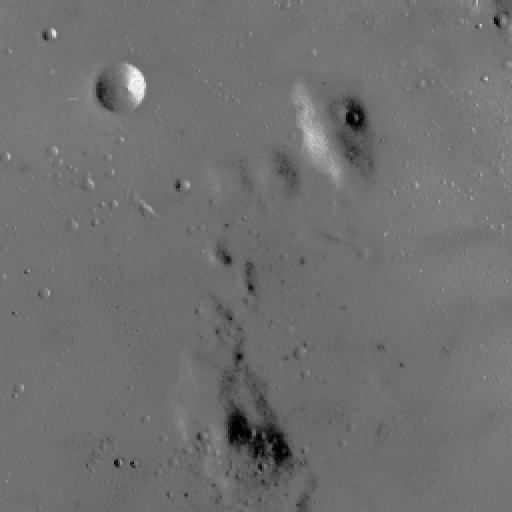
#> input picture skimage.data.moon(), 512 x 512 px
$ jupyter execute Lab4.ipynb   (older library calls are emulated)
#> lines starting #> are read from the running program, lines starting #| are printed output that depends on the picture; after the words box and inside, x2 and y2 are one past the last pixel; in counts of white or black regions, pixels touching at a corner belong together
# ARTI 404 – Image Processing
## Lab 4: Intensity Transformations and Filtering – Spatial Domain

**College of Computer Science and Information Technology – Department of Computer Engineering**
**Imam Abdulrahman Bin Faisal University – 2025/2026**

| | |
|---|---|
| **Student Name** | Nawaf Alghamdi |
| **Student ID** | 2240007352|

**Session outcome (Outcome #2):** Write a program that implements fundamental image processing algorithms.

**Contents**
1. **Procedural tasks**
   - Task 1 – Thresholding with fixed threshold values (Parrot image)
   - Task 2 – Histogram processing: contrast stretching between the 2nd and 98th percentiles (moon image)
2. **Assessment tasks**
   - Task 1 – Contrast stretching between the 3rd and 80th percentiles + histogram
   - Task 2 – Histogram equalization with `exposure.equalize_hist` + histogram
   - Task 3 – Histogram matching: Chelsea image matched to the rocket image (reference)

## 0. Setup
Libraries used: OpenCV, NumPy, Pillow, scikit-image and Matplotlib.
Input images are kept in the `images/` folder and every figure produced by this notebook is saved in the `outputs/` folder.

[cell 1]
import os
import cv2
import numpy as np
import matplotlib
import matplotlib.pyplot as plt
import skimage
from PIL import Image
from skimage import data, img_as_float, img_as_ubyte
from skimage import exposure

IMG_DIR = 'images'    # input images used in this lab
OUT_DIR = 'outputs'   # figures produced by this notebook
os.makedirs(IMG_DIR, exist_ok=True)
os.makedirs(OUT_DIR, exist_ok=True)

print('OpenCV      :', cv2.__version__)
print('NumPy       :', np.__version__)
print('scikit-image:', skimage.__version__)
print('Matplotlib  :', matplotlib.__version__)

The moon, rocket and Chelsea images come from `skimage.data`. A copy of each is saved to `images/` so the
submission folder contains every image used in this lab (the Parrot image is already in `images/Parrot.png`).

[cell 2]
samples = {'moon.png': data.moon(), 'rocket.png': data.rocket(), 'chelsea.png': data.chelsea()}
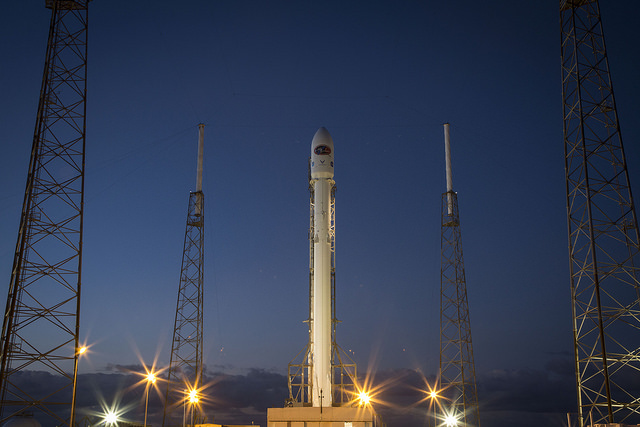
#> input picture skimage.data.rocket(), 640 x 427 px
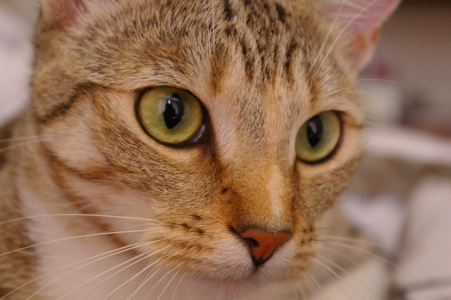
#> input picture skimage.data.chelsea(), 451 x 300 px
for name, im in samples.items():
    Image.fromarray(im).save(os.path.join(IMG_DIR, name))
    print(f'saved images/{name:12s} shape={im.shape}, dtype={im.dtype}')
#> this loop made 3 passes
#> name on passes 1 to 3: 'moon.png', 'rocket.png', 'chelsea.png'
#> (printed output is left out)

print('images folder:', sorted(os.listdir(IMG_DIR)))
#| images folder: ['Parrot.png']

---
# Part A – Procedural Tasks

## Task 1: Thresholding
### Step 1: Apply thresholding with a fixed threshold on an image

Thresholding converts a grayscale image into a **binary** image. With `cv2.THRESH_BINARY`, every pixel whose
intensity is **greater than** the threshold *T* becomes white (255, foreground) and every other pixel becomes
black (0, background):

$$ g(x,y) = \begin{cases} 255 & f(x,y) > T \\ 0 & f(x,y) \le T \end{cases} $$

The image is thresholded with *T* = 0, 50, 100, 150 and 200.

> **Note:** the manual's code displays results with `cv2.imshow()`, which opens separate desktop windows and does
> not keep the result inside the notebook. The same OpenCV thresholding code is used below, but the images are shown
> with Matplotlib so the outputs stay visible in the notebook and can be included in the report.

[cell 3]
# Load the image in grayscale
img = cv2.imread(os.path.join(IMG_DIR, 'Parrot.png'), cv2.IMREAD_GRAYSCALE)
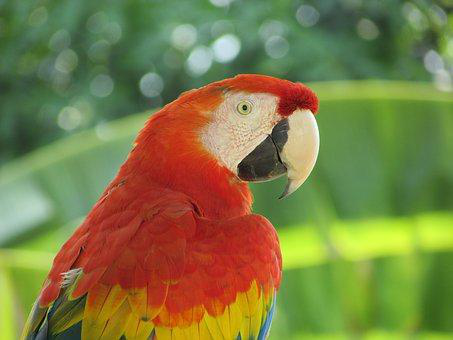
#> input picture Lab4/images/Parrot.png, 453 x 340 px
assert img is not None, 'Parrot.png was not found in the images folder'
print('Parrot (grayscale):', img.shape, img.dtype, '| min =', img.min(), '| max =', img.max(),
      '| mean = %.1f' % img.mean())
#| Parrot (grayscale): (340, 453) uint8 | min = 0 | max = 252 | mean = 117.8

# Set the threshold values
threshold_values = [0, 50, 100, 150, 200]

# Apply thresholding with different threshold values
thresholded = []
for threshold_value in threshold_values:
    ret, thresh = cv2.threshold(img, threshold_value, 255, cv2.THRESH_BINARY)
    thresholded.append((threshold_value, thresh))
    white = 100 * np.count_nonzero(thresh) / thresh.size
    print(f'T = {threshold_value:3d}  ->  {white:5.1f}% of the pixels are white (foreground)')
#> this loop made 5 passes
#> (ret, white) on passes 1 to 5: (0, 100), (50, 99.09), (100, 62.88), (150, 19.03), (200, 3.04)
#> (printed output is left out)
#> pass 1, `ret, thresh = cv2.threshold(img, threshold_value, 255, cv2.THRESH_BINA..`:
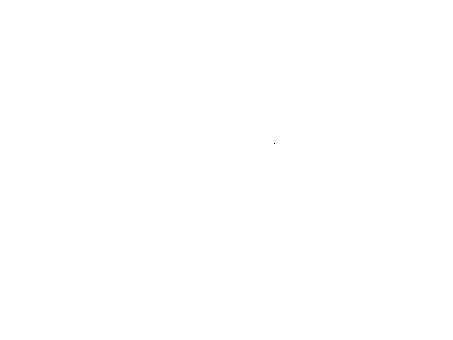
#> thresh: shape (340, 453); 100% white; black in thin lines or dots, all inside (x1, y1, x2, y2) = (274, 143, 275, 144)
#> after the loop:
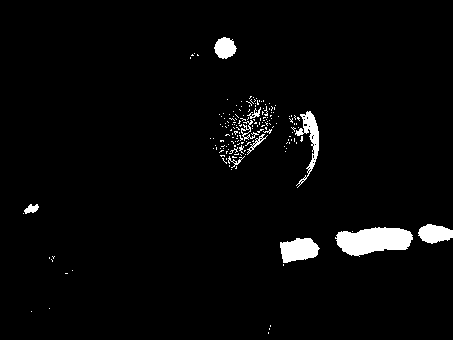
#> thresh: shape (340, 453); 3% white; 175 white regions (164 under 20 px), largest, box (x1, y1, x2, y2) and area: (335, 227, 413, 257) 1622, (280, 238, 320, 263) 726, (295, 111, 319, 188) 568
#> after the loop, thresholded = 5 items

[cell 4]
# Display the original image and the thresholded images
fig, axes = plt.subplots(2, 3, figsize=(15, 8))
axes = axes.ravel()
axes[0].imshow(img, cmap='gray', vmin=0, vmax=255)
axes[0].set_title('Original Image (grayscale)')
for ax, (t, th) in zip(axes[1:], thresholded):
    ax.imshow(th, cmap='gray', vmin=0, vmax=255)
    ax.set_title(f'Thresholded Image ({t})')
#> this loop made 5 passes
#> t on passes 1 to 5: 0, 50, 100, 150, 200
for ax in axes:
    ax.axis('off')
plt.tight_layout()
plt.savefig(os.path.join(OUT_DIR, 'A1_thresholding.png'), dpi=110, bbox_inches='tight')
plt.show()

[cell 5]
# Histogram of the grayscale Parrot image with the five threshold values marked
plt.figure(figsize=(10, 3.5))
plt.hist(img.ravel(), bins=256, range=(0, 255), color='gray')
for t in threshold_values:
    plt.axvline(t, color='red', linestyle='--', linewidth=1)
    plt.text(t + 2, plt.ylim()[1] * 0.9, f'T={t}', color='red')
plt.xlabel('gray level values')
plt.ylabel('Number of pixels')
plt.title('Histogram of the grayscale Parrot image and the threshold values')
plt.tight_layout()
plt.savefig(os.path.join(OUT_DIR, 'A1_parrot_histogram.png'), dpi=110, bbox_inches='tight')
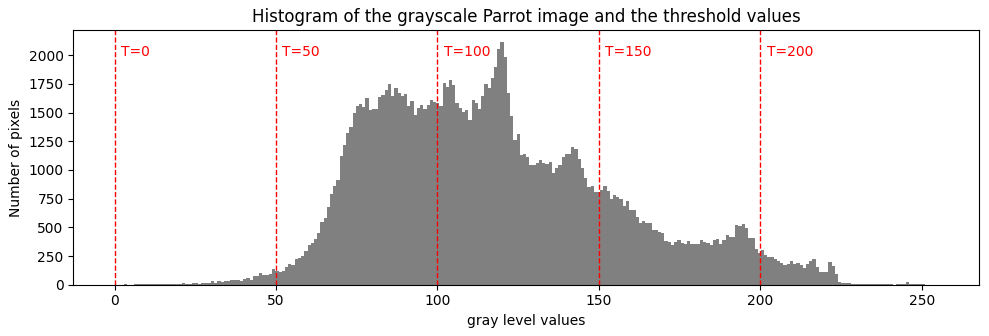
#> figure drawn by matplotlib, 1 panel; tallest bar 2111 high, from x = 119.5 to 120.5
plt.show()

### Observations – Task 1 (Thresholding)
- The grayscale Parrot image has intensities between 0 and 252 (mean ≈ 118); most pixels lie between about 60 and 225 (see the histogram above).
- **T = 0:** practically every pixel is greater than 0, so the output is completely white (100 %). No separation is achieved.
- **T = 50:** still 99.1 % white. Only the darkest pixels (the black part of the beak, the eye and a few shadowed feathers) become black.
- **T = 100:** 62.9 % white. The threshold falls in the middle of the main histogram peak: the red body of the parrot (dark in grayscale) becomes black while most of the green background becomes white, and the result is noisy.
- **T = 150:** 19.0 % white. Only the bright regions remain: the white face patch, the beak and the bright highlights/leaves in the background.
- **T = 200:** only 3.0 % white – just the brightest highlights (part of the face patch, the edge of the beak and a few background highlights).
- **Conclusion:** increasing *T* reduces the number of foreground (white) pixels. The result depends strongly on the chosen threshold; for this image no single global threshold separates the parrot from the background cleanly, because the parrot and the background share overlapping gray levels. This is why automatic (Otsu) or adaptive thresholding is often preferred.

## Task 2: Histogram Processing
### Step 1: Load necessary libraries

[cell 6]
import matplotlib
import matplotlib.pyplot as plt
import numpy as np
from skimage import data, img_as_float
from skimage import exposure

### Step 2: Load the moon image

[cell 7]
img = data.moon()
#> img is the input picture: shape (512, 512); min 0, max 255, mean 112.2
print('moon image:', img.shape, img.dtype, '| min =', img.min(), '| max =', img.max(),
      '| mean = %.1f' % img.mean(), '| std = %.1f' % img.std())
#| moon image: (512, 512) uint8 | min = 0 | max = 255 | mean = 112.2 | std = 13.3

### Step 3: Rescale intensity values to include all the intensities that fall within the 2nd and 98th percentiles

**Contrast stretching** maps the input range $[p_{low}, p_{high}]$ linearly onto the full range $[0, 255]$:

$$ s = 255 \cdot \frac{r - p_{low}}{p_{high} - p_{low}} $$

and clips values below $p_{low}$ to 0 and above $p_{high}$ to 255.

[cell 8]
# Contrast stretching
p2, p98 = np.percentile(img, (2, 98))
#> p2 = 78; p98 = 129
img_rescale = exposure.rescale_intensity(img, in_range=(p2, p98))
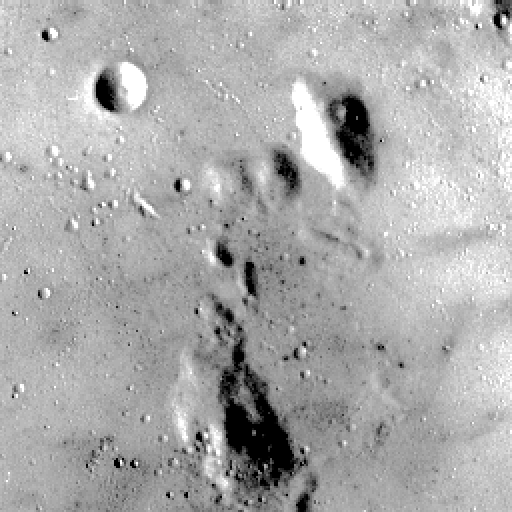
#> img_rescale: shape (512, 512); min 0, max 255, mean 171.5

print(f'2nd percentile = {p2:.0f}, 98th percentile = {p98:.0f}')
#| 2nd percentile = 78, 98th percentile = 129
print(f'Range before: [{img.min()}, {img.max()}]  ->  after: [{img_rescale.min()}, {img_rescale.max()}]')
#| Range before: [0, 255]  ->  after: [0, 255]
print(f'std before = {img.std():.1f}, std after = {img_rescale.std():.1f}')
#| std before = 13.3, std after = 42.3
print(f'distinct gray levels: {len(np.unique(img))} -> {len(np.unique(img_rescale))}')
#| distinct gray levels: 178 -> 52

### Step 4: Display the image with its histogram of (Step 2) and (Step 3)

[cell 9]
fig = plt.figure(figsize=(10, 7))
fig.add_subplot(2, 1, 1)
plt.imshow(img, cmap='gray')
plt.axis('off')
plt.title('Original image')
fig.add_subplot(2, 1, 2)
plt.hist(img.flat, bins=256, range=(0, 255))
plt.xlabel('gray level values')
plt.ylabel('Number of pixels')
plt.savefig(os.path.join(OUT_DIR, 'A2_moon_original.png'), dpi=110, bbox_inches='tight')
plt.show()

fig = plt.figure(figsize=(10, 7))
fig.add_subplot(2, 1, 1)
plt.imshow(img_rescale, cmap='gray')
plt.axis('off')
plt.title('Contrast stretch')
fig.add_subplot(2, 1, 2)
plt.hist(img_rescale.flat, bins=256, range=(0, 255))
plt.xlabel('gray level values')
plt.ylabel('Number of pixels')
plt.savefig(os.path.join(OUT_DIR, 'A2_moon_contrast_stretch_2_98.png'), dpi=110, bbox_inches='tight')
plt.show()

### Observations – Task 2 (Histogram processing / contrast stretching)
- The original moon image has **low contrast**: although its minimum and maximum are 0 and 255, almost all pixels are concentrated in a narrow band around 112 (2nd–98th percentiles = 78–129, standard deviation = 13.3). The image looks flat and grey.
- Stretching the range [78, 129] onto [0, 255] spreads the histogram over the full gray-level range; the standard deviation rises from 13.3 to 42.3 and the craters and ridges become clearly visible.
- Only about 2 % of the pixels at each end are clipped to 0 or 255 (the small spikes at both ends of the histogram), so very little information is lost.
- The stretched histogram has a **comb shape** (gaps between bars): contrast stretching is a linear point operation, so it cannot create new gray levels – the 52 remaining levels are only spread further apart (178 → 52 distinct levels, because the clipped tails merge into 0 and 255).

---
# Part B – Assessment Tasks

## Assessment Task 1: Contrast stretching with the 3rd and 80th percentiles
Using the same moon image, rescale the intensity values to include all intensities that fall within the
**3rd and 80th percentiles**, and plot the histogram.

[cell 10]
# Contrast stretching between the 3rd and 80th percentiles
p3, p80 = np.percentile(img, (3, 80))
#> p3 = 87; p80 = 118
img_rescale_3_80 = exposure.rescale_intensity(img, in_range=(p3, p80))
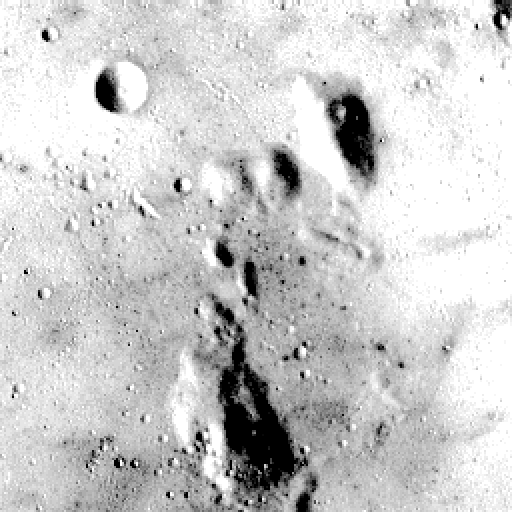
#> img_rescale_3_80: shape (512, 512); min 0, max 255, mean 203.7

print(f'3rd percentile = {p3:.0f}, 80th percentile = {p80:.0f}')
#| 3rd percentile = 87, 80th percentile = 118
print(f'Pixels mapped to 0   (value <= {p3:.0f}): {100 * np.mean(img <= p3):5.1f}%')
#| Pixels mapped to 0   (value <= 87):   3.1%
print(f'Pixels mapped to 255 (value >= {p80:.0f}): {100 * np.mean(img >= p80):5.1f}%')
#| Pixels mapped to 255 (value >= 118):  21.0%
print(f'mean: {img.mean():.1f} -> {img_rescale_3_80.mean():.1f} | std: {img.std():.1f} -> {img_rescale_3_80.std():.1f}')
#| mean: 112.2 -> 203.7 | std: 13.3 -> 55.5
print(f'distinct gray levels: {len(np.unique(img))} -> {len(np.unique(img_rescale_3_80))}')
#| distinct gray levels: 178 -> 32

fig = plt.figure(figsize=(10, 7))
fig.add_subplot(2, 1, 1)
plt.imshow(img_rescale_3_80, cmap='gray')
plt.axis('off')
plt.title('Contrast stretch (3rd - 80th percentiles)')
fig.add_subplot(2, 1, 2)
plt.hist(img_rescale_3_80.flat, bins=256, range=(0, 255))
plt.xlabel('gray level values')
plt.ylabel('Number of pixels')
plt.savefig(os.path.join(OUT_DIR, 'B1_contrast_stretch_3_80.png'), dpi=110, bbox_inches='tight')
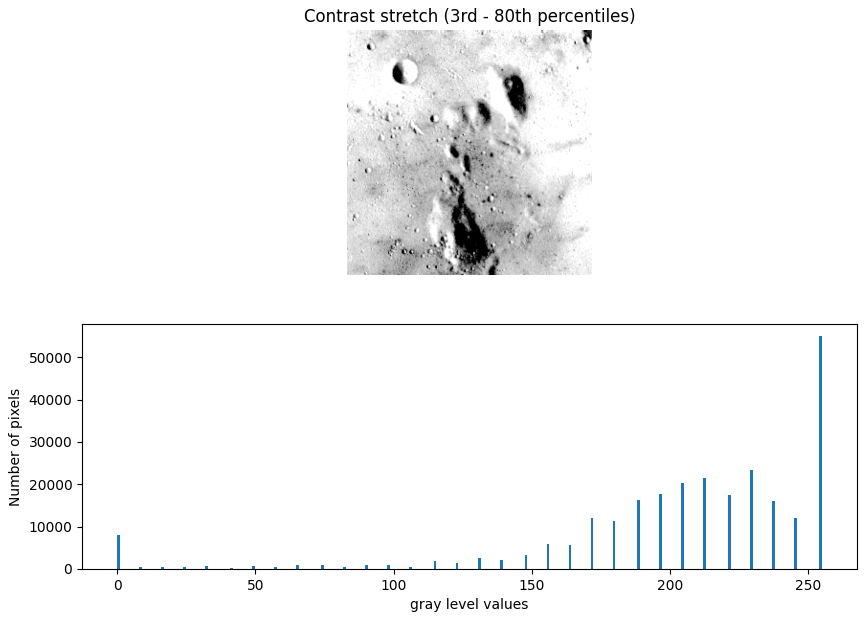
#> figure drawn by matplotlib, 2 panels; panel 2: tallest bar 55088 high, from x = 254 to 255
plt.show()

**Comparison:** original vs. 2nd–98th percentile stretch vs. 3rd–80th percentile stretch.

[cell 11]
versions = [(img, 'Original'),
            (img_rescale, 'Stretch 2nd - 98th percentile'),
            (img_rescale_3_80, 'Stretch 3rd - 80th percentile')]

fig, axes = plt.subplots(2, 3, figsize=(15, 8), gridspec_kw={'height_ratios': [3, 2]})
for i, (im, title) in enumerate(versions):
    axes[0, i].imshow(im, cmap='gray', vmin=0, vmax=255)
    axes[0, i].set_title(title)
    axes[0, i].axis('off')
    axes[1, i].hist(im.flat, bins=256, range=(0, 255))
    axes[1, i].set_xlabel('gray level values')
    axes[1, i].set_ylabel('Number of pixels')
#> this loop made 3 passes
#> title on passes 1 to 3: 'Original', 'Stretch 2nd - 98th percentile', 'Stretch 3rd - 80th percentile'
plt.tight_layout()
plt.savefig(os.path.join(OUT_DIR, 'B1_comparison.png'), dpi=110, bbox_inches='tight')
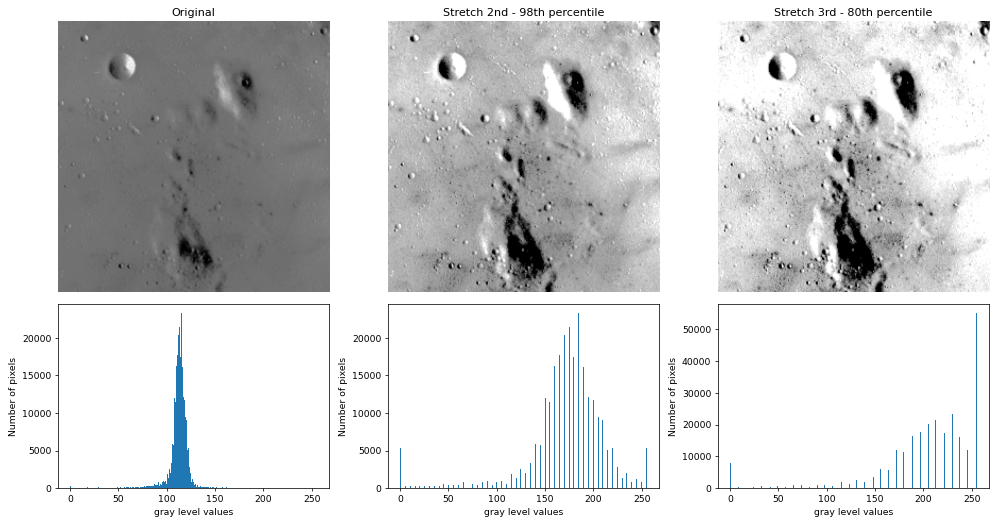
#> figure drawn by matplotlib, 6 panels; panel 4: tallest bar 23296 high, from x = 114.6 to 115.5; panel 5: tallest bar 23296 high, from x = 184.3 to 185.3; panel 6: tallest bar 55088 high, from x = 254 to 255
plt.show()

### Observations – Assessment Task 1 (3rd–80th percentiles)
- The 3rd and 80th percentiles are **87 and 118**. This input range is narrower than before (31 levels instead of 51) and is **asymmetric**: only 3.1 % of the pixels are clipped to 0, but **21.0 %** of the pixels (every pixel ≥ 118) are clipped to 255. This produces the very large spike at 255 in the histogram (≈ 55,000 pixels).
- The dark and mid tones receive a stronger stretch (standard deviation 13.3 → 55.5), so the shadows of the craters and the dark regions stand out more than with the 2nd–98th stretch.
- However, the image becomes much brighter (mean 112 → 204) and the bright areas **saturate to pure white**, losing the detail in the bright ridge and in the lighter parts of the surface. Only 32 distinct gray levels remain.
- **Comparison:** the 2nd–98th stretch is balanced and keeps detail at both ends, while the 3rd–80th stretch trades highlight detail for extra contrast in the darker tones. Choosing the percentiles is a trade-off between contrast gain and clipping.

## Assessment Task 2: Histogram equalization
Using the same moon image and `exposure.equalize_hist`, display the image and its histogram after flattening the
histogram.

Histogram equalization maps each gray level through the image's own **cumulative distribution function (CDF)**,
$s_k = (L-1)\sum_{j=0}^{k} p_r(r_j)$, which spreads the most frequent intensities over the whole range and makes the
histogram approximately flat (uniform).

`equalize_hist` returns a **float image in [0, 1]**, so it is converted back to 8-bit (0–255) with `img_as_ubyte`
before plotting, so the histogram uses the same gray-level axis as the other tasks.

[cell 12]
# Histogram equalization
img_eq = exposure.equalize_hist(img)      # float64 in [0, 1]
#> (the rest of the program and of its run is left out)
